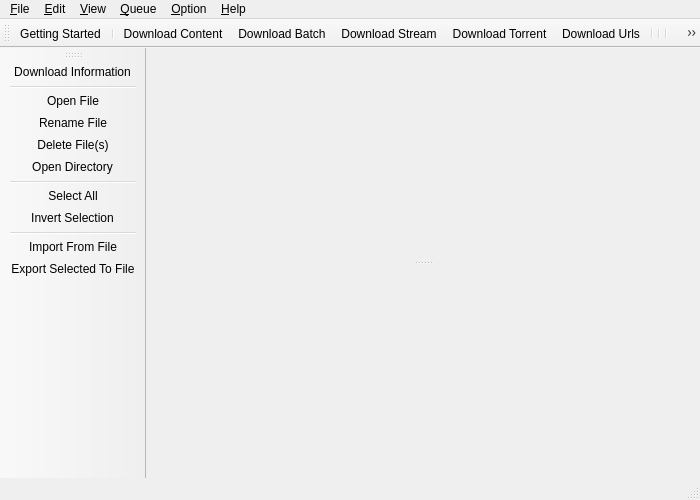
<?xml version="1.0" encoding="UTF-8"?>
<ui version="4.0">
 <class>MainWindow</class>
 <widget class="QMainWindow" name="MainWindow">
  <property name="geometry">
   <rect>
    <x>0</x>
    <y>0</y>
    <width>700</width>
    <height>500</height>
   </rect>
  </property>
  <widget class="QWidget" name="centralwidget">
   <layout class="QVBoxLayout" name="verticalLayout">
    <property name="leftMargin">
     <number>0</number>
    </property>
    <property name="topMargin">
     <number>0</number>
    </property>
    <property name="rightMargin">
     <number>0</number>
    </property>
    <property name="bottomMargin">
     <number>0</number>
    </property>
    <item>
     <widget class="QSplitter" name="splitter">
      <property name="orientation">
       <enum>Qt::Vertical</enum>
      </property>
      <property name="childrenCollapsible">
       <bool>false</bool>
      </property>
      <widget class="QueueView" name="queueView" native="true">
       <property name="whatsThis">
        <string>Queue</string>
       </property>
      </widget>
      <widget class="TorrentWidget" name="torrentWidget" native="true">
       <property name="whatsThis">
        <string>Torrent download details</string>
       </property>
      </widget>
     </widget>
    </item>
   </layout>
  </widget>
  <widget class="QMenuBar" name="menubar">
   <property name="geometry">
    <rect>
     <x>0</x>
     <y>0</y>
     <width>700</width>
     <height>22</height>
    </rect>
   </property>
   <widget class="QMenu" name="menuHelp">
    <property name="title">
     <string>&amp;Help</string>
    </property>
    <addaction name="actionAbout"/>
    <addaction name="separator"/>
    <addaction name="actionTutorial"/>
    <addaction name="actionCheckForUpdates"/>
    <addaction name="separator"/>
    <addaction name="actionAboutQt"/>
    <addaction name="actionAboutYTDLP"/>
    <addaction name="separator"/>
    <addaction name="actionAboutCompiler"/>
    <addaction name="separator"/>
    <addaction name="actionWebsite"/>
   </widget>
   <widget class="QMenu" name="menuFile">
    <property name="title">
     <string>&amp;File</string>
    </property>
    <addaction name="actionHome"/>
    <addaction name="separator"/>
    <addaction name="actionAddContent"/>
    <addaction name="actionAddBatch"/>
    <addaction name="actionAddStream"/>
    <addaction name="actionAddTorrent"/>
    <addaction name="actionAddUrls"/>
    <addaction name="separator"/>
    <addaction name="actionImportFromFile"/>
    <addaction name="actionExportSelectedToFile"/>
    <addaction name="separator"/>
    <addaction name="actionQuit"/>
   </widget>
   <widget class="QMenu" name="menuOption">
    <property name="title">
     <string>&amp;Option</string>
    </property>
    <addaction name="actionPreferences"/>
   </widget>
   <widget class="QMenu" name="menuView">
    <property name="title">
     <string>&amp;View</string>
    </property>
    <addaction name="actionInformation"/>
    <addaction name="separator"/>
    <addaction name="actionOpenFile"/>
    <addaction name="actionRenameFile"/>
    <addaction name="actionDeleteFile"/>
    <addaction name="actionOpenDirectory"/>
    <addaction name="separator"/>
    <addaction name="actionRemoveCompleted"/>
    <addaction name="actionRemoveSelected"/>
    <addaction name="actionRemoveAll"/>
   </widget>
   <widget class="QMenu" name="menuDownload">
    <property name="title">
     <string>&amp;Queue</string>
    </property>
    <addaction name="actionResume"/>
    <addaction name="actionPause"/>
    <addaction name="actionCancel"/>
    <addaction name="separator"/>
    <addaction name="actionTop"/>
    <addaction name="actionUp"/>
    <addaction name="actionDown"/>
    <addaction name="actionBottom"/>
   </widget>
   <widget class="QMenu" name="menuEdit">
    <property name="title">
     <string>&amp;Edit</string>
    </property>
    <addaction name="actionSelectAll"/>
    <addaction name="actionSelectNone"/>
    <addaction name="actionInvertSelection"/>
    <addaction name="actionSelectCompleted"/>
    <addaction name="separator"/>
    <addaction name="actionCopy"/>
   </widget>
   <addaction name="menuFile"/>
   <addaction name="menuEdit"/>
   <addaction name="menuView"/>
   <addaction name="menuDownload"/>
   <addaction name="menuOption"/>
   <addaction name="menuHelp"/>
  </widget>
  <widget class="QStatusBar" name="statusbar"/>
  <widget class="QToolBar" name="lateralBar">
   <property name="windowTitle">
    <string>File toolbar</string>
   </property>
   <attribute name="toolBarArea">
    <enum>LeftToolBarArea</enum>
   </attribute>
   <attribute name="toolBarBreak">
    <bool>false</bool>
   </attribute>
   <addaction name="actionInformation"/>
   <addaction name="separator"/>
   <addaction name="actionOpenFile"/>
   <addaction name="actionRenameFile"/>
   <addaction name="actionDeleteFile"/>
   <addaction name="actionOpenDirectory"/>
   <addaction name="separator"/>
   <addaction name="actionSelectAll"/>
   <addaction name="actionInvertSelection"/>
   <addaction name="separator"/>
   <addaction name="actionImportFromFile"/>
   <addaction name="actionExportSelectedToFile"/>
  </widget>
  <widget class="QToolBar" name="downloadBar">
   <property name="windowTitle">
    <string>View toolbar</string>
   </property>
   <attribute name="toolBarArea">
    <enum>TopToolBarArea</enum>
   </attribute>
   <attribute name="toolBarBreak">
    <bool>false</bool>
   </attribute>
   <addaction name="actionHome"/>
   <addaction name="separator"/>
   <addaction name="actionAddContent"/>
   <addaction name="actionAddBatch"/>
   <addaction name="actionAddStream"/>
   <addaction name="actionAddTorrent"/>
   <addaction name="actionAddUrls"/>
   <addaction name="separator"/>
   <addaction name="separator"/>
   <addaction name="separator"/>
   <addaction name="actionResume"/>
   <addaction name="actionPause"/>
   <addaction name="actionCancel"/>
   <addaction name="separator"/>
   <addaction name="actionTop"/>
   <addaction name="actionUp"/>
   <addaction name="actionDown"/>
   <addaction name="actionBottom"/>
   <addaction name="separator"/>
   <addaction name="separator"/>
   <addaction name="separator"/>
   <addaction name="actionPreferences"/>
  </widget>
  <action name="actionQuit">
   <property name="text">
    <string>&amp;Quit</string>
   </property>
  </action>
  <action name="actionAboutQt">
   <property name="text">
    <string>About Qt...</string>
   </property>
  </action>
  <action name="actionAbout">
   <property name="icon">
    <iconset resource="resources.qrc">
     <normaloff>:/resources/icons/default/scalable/actions/about.svg</normaloff>:/resources/icons/default/scalable/actions/about.svg</iconset>
   </property>
   <property name="text">
    <string>About Dragon Download Manager...</string>
   </property>
  </action>
  <action name="actionPreferences">
   <property name="icon">
    <iconset resource="resources.qrc">
     <normaloff>:/resources/icons/default/scalable/actions/preference.svg</normaloff>:/resources/icons/default/scalable/actions/preference.svg</iconset>
   </property>
   <property name="text">
    <string>Preferences...</string>
   </property>
   <property name="shortcut">
    <string>Ctrl+P</string>
   </property>
  </action>
  <action name="actionHome">
   <property name="icon">
    <iconset resource="resources.qrc">
     <normaloff>:/resources/icons/default/scalable/actions/home.svg</normaloff>:/resources/icons/default/scalable/actions/home.svg</iconset>
   </property>
   <property name="text">
    <string>Getting Started...</string>
   </property>
  </action>
  <action name="actionAddContent">
   <property name="icon">
    <iconset resource="resources.qrc">
     <normaloff>:/resources/icons/default/scalable/actions/add-content.svg</normaloff>:/resources/icons/default/scalable/actions/add-content.svg</iconset>
   </property>
   <property name="text">
    <string>Download Content...</string>
   </property>
   <property name="toolTip">
    <string>Download Web Page Content</string>
   </property>
   <property name="shortcut">
    <string>Ctrl+X</string>
   </property>
  </action>
  <action name="actionAddBatch">
   <property name="icon">
    <iconset resource="resources.qrc">
     <normaloff>:/resources/icons/default/scalable/actions/add-batch.svg</normaloff>:/resources/icons/default/scalable/actions/add-batch.svg</iconset>
   </property>
   <property name="text">
    <string>Download Batch...</string>
   </property>
   <property name="toolTip">
    <string>Download Single File, Batch of Files with Regular Expression</string>
   </property>
   <property name="shortcut">
    <string>Ctrl+N</string>
   </property>
  </action>
  <action name="actionAddStream">
   <property name="icon">
    <iconset resource="resources.qrc">
     <normaloff>:/resources/icons/default/scalable/actions/add-stream.svg</normaloff>:/resources/icons/default/scalable/actions/add-stream.svg</iconset>
   </property>
   <property name="text">
    <string>Download Stream...</string>
   </property>
   <property name="toolTip">
    <string>Download Video/Audio Stream</string>
   </property>
  </action>
  <action name="actionAddTorrent">
   <property name="icon">
    <iconset resource="resources.qrc">
     <normaloff>:/resources/icons/default/scalable/actions/add-torrent.svg</normaloff>:/resources/icons/default/scalable/actions/add-torrent.svg</iconset>
   </property>
   <property name="text">
    <string>Download Torrent...</string>
   </property>
   <property name="toolTip">
    <string>Download Magnet Links and Torrent</string>
   </property>
  </action>
  <action name="actionAddUrls">
   <property name="icon">
    <iconset resource="resources.qrc">
     <normaloff>:/resources/icons/default/scalable/actions/add-urls.svg</normaloff>:/resources/icons/default/scalable/actions/add-urls.svg</iconset>
   </property>
   <property name="text">
    <string>Download Urls...</string>
   </property>
   <property name="toolTip">
    <string>Download a copy-pasted list of Urls</string>
   </property>
  </action>
  <action name="actionCancel">
   <property name="icon">
    <iconset resource="resources.qrc">
     <normaloff>:/resources/icons/default/scalable/actions/play-stop.svg</normaloff>:/resources/icons/default/scalable/actions/play-stop.svg</iconset>
   </property>
   <property name="text">
    <string>Cancel</string>
   </property>
  </action>
  <action name="actionPause">
   <property name="icon">
    <iconset resource="resources.qrc">
     <normaloff>:/resources/icons/default/scalable/actions/play-pause.svg</normaloff>:/resources/icons/default/scalable/actions/play-pause.svg</iconset>
   </property>
   <property name="text">
    <string>Pause</string>
   </property>
   <property name="toolTip">
    <string>Pause (completed torrent: stop seeding)</string>
   </property>
  </action>
  <action name="actionUp">
   <property name="icon">
    <iconset resource="resources.qrc">
     <normaloff>:/resources/icons/default/scalable/actions/move-up.svg</normaloff>:/resources/icons/default/scalable/actions/move-up.svg</iconset>
   </property>
   <property name="text">
    <string>Up</string>
   </property>
   <property name="shortcut">
    <string>Alt+PgUp</string>
   </property>
  </action>
  <action name="actionTop">
   <property name="icon">
    <iconset resource="resources.qrc">
     <normaloff>:/resources/icons/default/scalable/actions/move-top.svg</normaloff>:/resources/icons/default/scalable/actions/move-top.svg</iconset>
   </property>
   <property name="text">
    <string>Top</string>
   </property>
   <property name="shortcut">
    <string>Alt+Home</string>
   </property>
  </action>
  <action name="actionDown">
   <property name="icon">
    <iconset resource="resources.qrc">
     <normaloff>:/resources/icons/default/scalable/actions/move-down.svg</normaloff>:/resources/icons/default/scalable/actions/move-down.svg</iconset>
   </property>
   <property name="text">
    <string>Down</string>
   </property>
   <property name="shortcut">
    <string>Alt+PgDown</string>
   </property>
  </action>
  <action name="actionBottom">
   <property name="icon">
    <iconset resource="resources.qrc">
     <normaloff>:/resources/icons/default/scalable/actions/move-bottom.svg</normaloff>:/resources/icons/default/scalable/actions/move-bottom.svg</iconset>
   </property>
   <property name="text">
    <string>Bottom</string>
   </property>
   <property name="shortcut">
    <string>Alt+End</string>
   </property>
  </action>
  <action name="actionResume">
   <property name="icon">
    <iconset resource="resources.qrc">
     <normaloff>:/resources/icons/default/scalable/actions/play-resume.svg</normaloff>:/resources/icons/default/scalable/actions/play-resume.svg</iconset>
   </property>
   <property name="text">
    <string>Resume</string>
   </property>
  </action>
  <action name="actionInformation">
   <property name="icon">
    <iconset resource="resources.qrc">
     <normaloff>:/resources/icons/default/scalable/actions/info.svg</normaloff>:/resources/icons/default/scalable/actions/info.svg</iconset>
   </property>
   <property name="text">
    <string>Download Information</string>
   </property>
   <property name="shortcut">
    <string>Alt+I</string>
   </property>
  </action>
  <action name="actionOpenFile">
   <property name="icon">
    <iconset resource="resources.qrc">
     <normaloff>:/resources/icons/default/scalable/actions/file-open.svg</normaloff>:/resources/icons/default/scalable/actions/file-open.svg</iconset>
   </property>
   <property name="text">
    <string>Open File</string>
   </property>
  </action>
  <action name="actionRenameFile">
   <property name="icon">
    <iconset resource="resources.qrc">
     <normaloff>:/resources/icons/default/scalable/actions/rename.svg</normaloff>:/resources/icons/default/scalable/actions/rename.svg</iconset>
   </property>
   <property name="text">
    <string>Rename File</string>
   </property>
   <property name="shortcut">
    <string>F2</string>
   </property>
  </action>
  <action name="actionDeleteFile">
   <property name="icon">
    <iconset resource="resources.qrc">
     <normaloff>:/resources/icons/default/scalable/actions/file-delete.svg</normaloff>:/resources/icons/default/scalable/actions/file-delete.svg</iconset>
   </property>
   <property name="text">
    <string>Delete File(s)</string>
   </property>
   <property name="shortcut">
    <string>Ctrl+Del</string>
   </property>
  </action>
  <action name="actionOpenDirectory">
   <property name="icon">
    <iconset resource="resources.qrc">
     <normaloff>:/resources/icons/default/scalable/actions/directory-open.svg</normaloff>:/resources/icons/default/scalable/actions/directory-open.svg</iconset>
   </property>
   <property name="text">
    <string>Open Directory</string>
   </property>
  </action>
  <action name="actionSelectAll">
   <property name="icon">
    <iconset resource="resources.qrc">
     <normaloff>:/resources/icons/default/scalable/actions/select-all.svg</normaloff>:/resources/icons/default/scalable/actions/select-all.svg</iconset>
   </property>
   <property name="text">
    <string>Select All</string>
   </property>
   <property name="shortcut">
    <string>Ctrl+A</string>
   </property>
  </action>
  <action name="actionInvertSelection">
   <property name="icon">
    <iconset resource="resources.qrc">
     <normaloff>:/resources/icons/default/scalable/actions/select-invert.svg</normaloff>:/resources/icons/default/scalable/actions/select-invert.svg</iconset>
   </property>
   <property name="text">
    <string>Invert Selection</string>
   </property>
   <property name="shortcut">
    <string>Ctrl+I</string>
   </property>
  </action>
  <action name="actionImportFromFile">
   <property name="icon">
    <iconset resource="resources.qrc">
     <normaloff>:/resources/icons/default/scalable/actions/file-import.svg</normaloff>:/resources/icons/default/scalable/actions/file-import.svg</iconset>
   </property>
   <property name="text">
    <string>Import From File...</string>
   </property>
   <property name="shortcut">
    <string>Ctrl+Shift+O</string>
   </property>
  </action>
  <action name="actionExportSelectedToFile">
   <property name="icon">
    <iconset resource="resources.qrc">
     <normaloff>:/resources/icons/default/scalable/actions/file-export.svg</normaloff>:/resources/icons/default/scalable/actions/file-export.svg</iconset>
   </property>
   <property name="text">
    <string>Export &amp;Selected To File...</string>
   </property>
   <property name="shortcut">
    <string>Ctrl+Shift+S, Ctrl+S</string>
   </property>
  </action>
  <action name="actionRemoveCompleted">
   <property name="icon">
    <iconset resource="resources.qrc">
     <normaloff>:/resources/icons/default/scalable/actions/remove-completed.svg</normaloff>:/resources/icons/default/scalable/actions/remove-completed.svg</iconset>
   </property>
   <property name="text">
    <string>Remove Completed</string>
   </property>
   <property name="shortcut">
    <string>Ctrl+Del</string>
   </property>
  </action>
  <action name="actionRemoveSelected">
   <property name="icon">
    <iconset resource="resources.qrc">
     <normaloff>:/resources/icons/default/scalable/actions/remove-downloaded.svg</normaloff>:/resources/icons/default/scalable/actions/remove-downloaded.svg</iconset>
   </property>
   <property name="text">
    <string>Remove Selected</string>
   </property>
   <property name="shortcut">
    <string>Del</string>
   </property>
  </action>
  <action name="actionRemoveAll">
   <property name="icon">
    <iconset resource="resources.qrc">
     <normaloff>:/resources/icons/default/scalable/actions/remove-all.svg</normaloff>:/resources/icons/default/scalable/actions/remove-all.svg</iconset>
   </property>
   <property name="text">
    <string>Remove All</string>
   </property>
   <property name="shortcut">
    <string>Ctrl+Shift+Del</string>
   </property>
  </action>
  <action name="actionSelectNone">
   <property name="icon">
    <iconset resource="resources.qrc">
     <normaloff>:/resources/icons/default/scalable/actions/select-none.svg</normaloff>:/resources/icons/default/scalable/actions/select-none.svg</iconset>
   </property>
   <property name="text">
    <string>Select None</string>
   </property>
  </action>
  <action name="actionSelectCompleted">
   <property name="icon">
    <iconset resource="resources.qrc">
     <normaloff>:/resources/icons/default/scalable/actions/select-completed.svg</normaloff>:/resources/icons/default/scalable/actions/select-completed.svg</iconset>
   </property>
   <property name="text">
    <string>Select Completed</string>
   </property>
  </action>
  <action name="actionCopy">
   <property name="text">
    <string>Copy</string>
   </property>
   <property name="toolTip">
    <string>Copy Selection to Clipboard</string>
   </property>
   <property name="shortcut">
    <string>Ctrl+C</string>
   </property>
  </action>
  <action name="actionAboutCompiler">
   <property name="text">
    <string>Compiler Info...</string>
   </property>
  </action>
  <action name="actionCheckForUpdates">
   <property name="text">
    <string>Check for updates...</string>
   </property>
  </action>
  <action name="actionTutorial">
   <property name="text">
    <string>Tutorial</string>
   </property>
  </action>
  <action name="actionAboutYTDLP">
   <property name="text">
    <string>About YT-DLP...</string>
   </property>
  </action>
  <action name="actionWebsite">
   <property name="text">
    <string>Website</string>
   </property>
  </action>
 </widget>
 <customwidgets>
  <customwidget>
   <class>QueueView</class>
   <extends>QWidget</extends>
   <header>Widgets/QueueView</header>
   <container>1</container>
  </customwidget>
  <customwidget>
   <class>TorrentWidget</class>
   <extends>QWidget</extends>
   <header>Widgets/TorrentWidget</header>
   <container>1</container>
  </customwidget>
 </customwidgets>
 <resources>
  <include location="resources.qrc"/>
 </resources>
 <connections/>
</ui>
